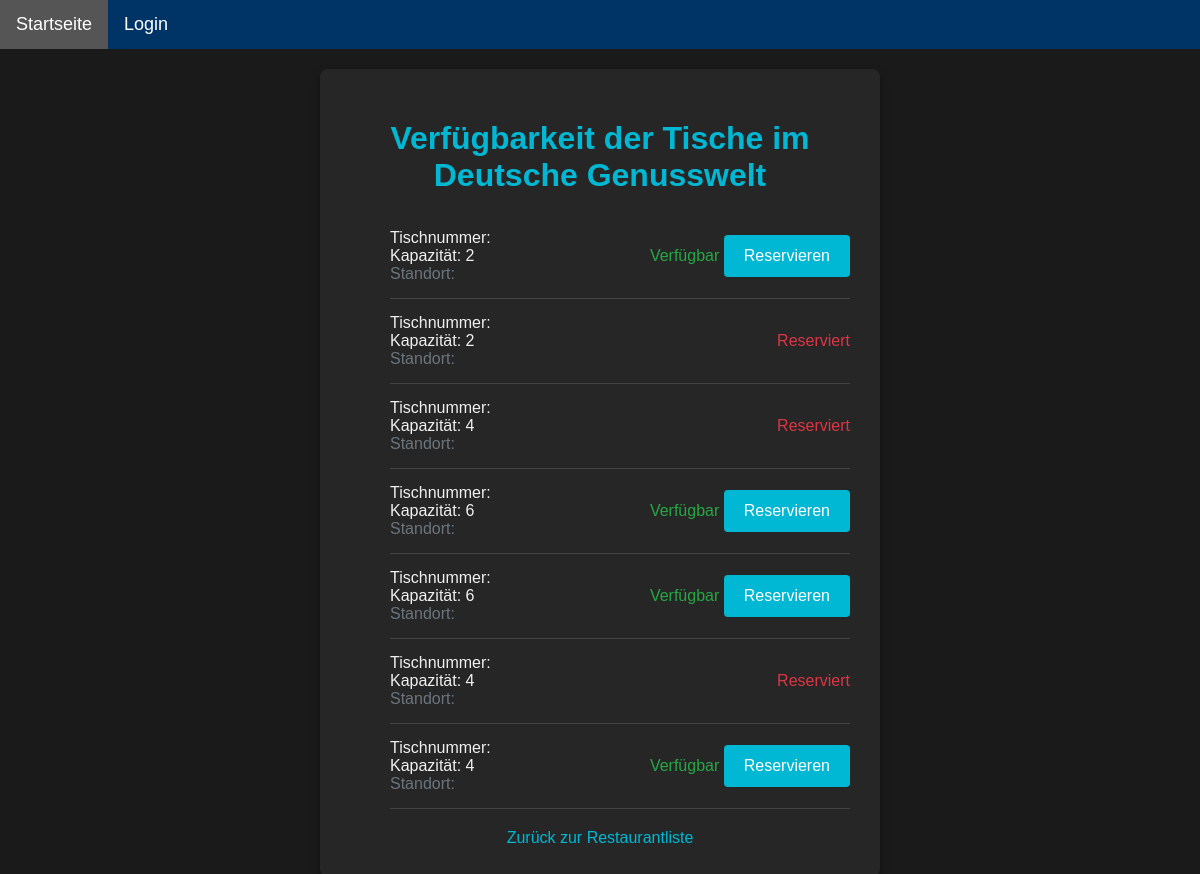
Page /restaurant/restaurant/1/view_tables/ on the committed database.
### restaurant/models.py (models this page shows, shortened)
class Restaurant(models.Model):
    owner = models.ForeignKey(UserProfile, on_delete=models.CASCADE, related_name='owned_restaurants')
    name = models.CharField(max_length=100)
    location = models.CharField(max_length=100)
    cuisine = models.CharField(max_length=50, choices=Choices.PREFERENCE_CHOICES)
    description = models.TextField(blank=True)
    opening_hours = models.CharField(max_length=100)
    contact_info = models.CharField(max_length=100)
    capacity = models.IntegerField(default=0)

class Table(models.Model):
    restaurant = models.ForeignKey(Restaurant, on_delete=models.CASCADE)
    capacity = models.IntegerField()
    is_reserved = models.BooleanField(default=False)

### restaurant/views.py (the view)
# urls.py: path('restaurant/<int:restaurant_id>/view_tables/', views.view_tables, name='view_tables'),
def view_tables(request, restaurant_id):
    restaurant = get_object_or_404(Restaurant, pk=restaurant_id)
    tables = Table.objects.filter(restaurant=restaurant)
    return render(request, 'restaurant/tables.html', {'restaurant': restaurant, 'tables': tables})

### restaurant/templates/restaurant/tables.html (shortened to what this page needs)
{% extends 'restaurant/base.html' %}
{% load static %}
{% block extra_css %}
<link rel="stylesheet" href="{% static 'restaurant/style.css' %}" type="text/css">
{% endblock %}
{% block content %}
<div class="modern-form">
    <h1>Verfügbarkeit der Tische im {{ restaurant.name }}</h1>
    <ul id="tableList" class="list-unstyled">
        {% for table in tables %}
        <li id="table{{ table.number }}" class="list-item table-item">
            <div class="table-info">
                <span>Tischnummer: {{ table.number }}</span><br>
                <span>Kapazität: {{ table.capacity }}</span><br>
                <span class="location">Standort: {{ table.location }}</span>
            </div>
            <div class="availability">
                {% if table.is_reserved %}
                    <span class="reserved" aria-label="Reserviert">Reserviert</span>
                {% else %}
                    <span class="available" aria-label="Verfügbar">Verfügbar</span>
                    <button class="btn-primary" onclick="reserveTable('{{ table.number }}', '{{ table.capacity }}')"
                     aria-label="Tisch reservieren">Reservieren</button>
                {% endif %}
            </div>
        </li>
        {% endfor %}
    </ul>
    <a href="{% url 'restaurant_list' %}" class="back-link">Zurück zur Restaurantliste</a>
</div>
{% endblock %}

### restaurant/static/restaurant/style.css (style rules this page uses)
body { font-family: Arial, sans-serif; margin: 0; padding: 0px; background-color: #1a1a1a; color: #f0f0f0; }
.form, .modern-form { background-color: #262626; padding: 30px; border-radius: 8px; margin: 20px auto; width: 100%; max-width: 500px; box-shadow: 0 4px 10px rgba(0, 0, 0, 0.3); }
button, input[type="submit"], .btn-submit { background-color: #00b8d4; color: white; padding: 12px 20px; border: none; border-radius: 4px; cursor: pointer; font-size: 16px; transition: background-color 0.3s ease; }
.back-link { display: block; text-align: center; margin-top: 20px; color: #00b8d4; text-decoration: none; }
.modern-form h1 { color: #00b8d4; margin-bottom: 20px; text-align: center; }

### rows in the picture
Restaurant: name "Deutsche Genusswelt"
Table: capacity "2"
Table: capacity "2", is_reserved "Reserviert"
Table: capacity "4", is_reserved "Reserviert"
Table: capacity "6"
Table: capacity "6"
Table: capacity "4", is_reserved "Reserviert"
Table: capacity "4"
